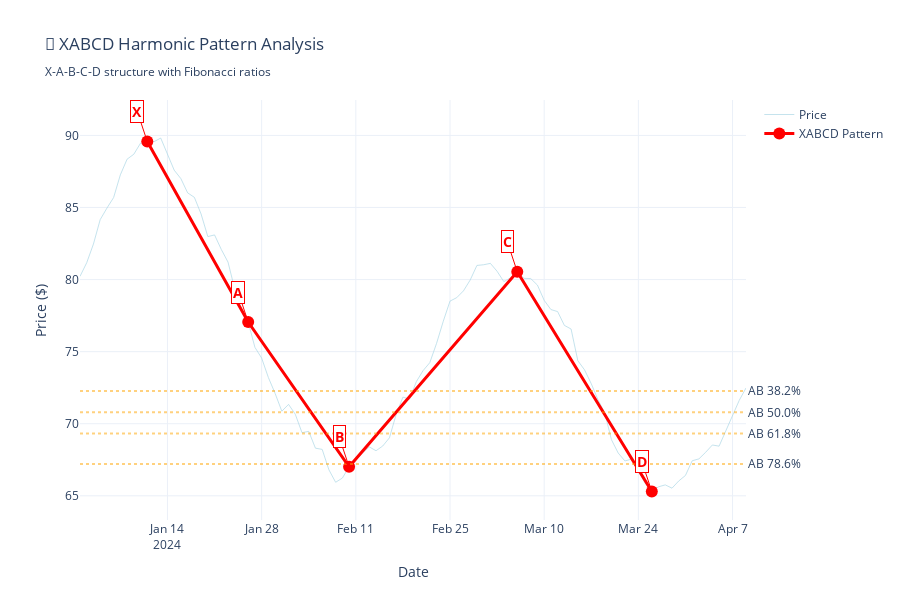

The notebook cell this image was saved under:
### Markdown cell above
# 🎯 PATTERNS - Advanced Harmonic & Classical Analysis

Harmonic patterns use Fibonacci ratios to identify precise reversal points. Classical patterns show market psychology and trend changes.

### Code cell
# 1. XABCD PATTERN - Advanced Harmonic Pattern
def plot_xabcd_pattern():
    """Demonstrate XABCD harmonic pattern with Fibonacci ratios"""
    
    fig = go.Figure()
    
    # Use ranging data for harmonic pattern
    data = ranging_data[:100].copy()
    
    # Define XABCD points manually for demonstration
    # X = Starting point, A = First peak, B = First retracement, C = Second peak, D = Final retracement
    
    # Find approximate pattern points
    prices = data['Close'].values
    
    # Manually define pattern points for clear demonstration
    x_idx, a_idx, b_idx, c_idx, d_idx = 10, 25, 40, 65, 85
    
    # Get pattern points
    x_point = (data['Date'].iloc[x_idx], prices[x_idx])
    a_point = (data['Date'].iloc[a_idx], prices[a_idx])  
    b_point = (data['Date'].iloc[b_idx], prices[b_idx])
    c_point = (data['Date'].iloc[c_idx], prices[c_idx])
    d_point = (data['Date'].iloc[d_idx], prices[d_idx])
    
    # Plot price data
    fig.add_trace(go.Scatter(
        x=data['Date'],
        y=data['Close'],
        mode='lines',
        name='Price',
        line=dict(color='lightblue', width=1),
        opacity=0.7
    ))
    
    # Plot XABCD pattern lines
    pattern_x = [x_point[0], a_point[0], b_point[0], c_point[0], d_point[0]]
    pattern_y = [x_point[1], a_point[1], b_point[1], c_point[1], d_point[1]]
    
    fig.add_trace(go.Scatter(
        x=pattern_x,
        y=pattern_y,
        mode='lines+markers',
        name='XABCD Pattern',
        line=dict(color='red', width=3),
        marker=dict(size=12, color='red')
    ))
    
    # Add pattern labels
    labels = ['X', 'A', 'B', 'C', 'D']
    for i, (point, label) in enumerate(zip([x_point, a_point, b_point, c_point, d_point], labels)):
        fig.add_annotation(
            x=point[0], y=point[1],
            text=f"<b>{label}</b>",
            showarrow=True,
            arrowhead=2,
            arrowcolor='red',
            font=dict(size=14, color='red'),
            bgcolor='white',
            bordercolor='red'
        )
    
    # Calculate and display Fibonacci ratios
    xa_range = abs(a_point[1] - x_point[1])
    ab_range = abs(b_point[1] - a_point[1])
    bc_range = abs(c_point[1] - b_point[1])
    cd_range = abs(d_point[1] - c_point[1])
    
    ab_xa_ratio = ab_range / xa_range if xa_range != 0 else 0
    cd_bc_ratio = cd_range / bc_range if bc_range != 0 else 0
    
    # Add Fibonacci level lines
    fib_levels = [0.382, 0.5, 0.618, 0.786]
    
    for level in fib_levels:
        # AB retracement level
        ab_level = a_point[1] - (xa_range * level)
        fig.add_hline(
            y=ab_level,
            line_dash="dot",
            line_color="orange",
            opacity=0.5,
            annotation_text=f"AB {level:.1%}",
            annotation_position="right"
        )
    
    fig.update_layout(
        title='🎯 XABCD Harmonic Pattern Analysis<br><sub>X-A-B-C-D structure with Fibonacci ratios</sub>',
        xaxis_title='Date',
        yaxis_title='Price ($)',
        template='plotly_white',
        height=600,
        showlegend=True
    )
    
    return fig, {
        'AB/XA Ratio': f"{ab_xa_ratio:.3f}",
        'CD/BC Ratio': f"{cd_bc_ratio:.3f}",
        'Pattern Type': 'Bullish' if d_point[1] < c_point[1] else 'Bearish'
    }

xabcd_fig, xabcd_ratios = plot_xabcd_pattern()
xabcd_fig.show()

print("🎯 XABCD PATTERN ANALYSIS:")
print("=" * 40)
for key, value in xabcd_ratios.items():
    print(f"{key}: {value}")

print("\n💡 XABCD PATTERN RULES:")
print("📐 Structure: X-A-B-C-D with specific Fibonacci relationships")
print("📊 AB/XA Ratio: Typically 0.618 or 0.786")
print("📊 CD/BC Ratio: Often 1.27, 1.618, or 2.618")
print("🎯 Entry: At point D completion")
print("🛑 Stop Loss: Beyond X point")
print("🎯 Target: 38.2% and 61.8% retracements of CD leg")

print("\n🔍 TRADING STRATEGY:")
print("✅ Wait for D point completion with volume confirmation")
print("✅ Look for reversal candlestick patterns at D")
print("✅ Measure risk/reward before entry")
print("⚠️ Pattern fails if price moves significantly beyond D")

### Figure 1 — Plotly figure (JSON) as saved in the notebook; plotly's stock layout.template omitted (floating-point values rounded to 4 significant figures)
{"data": [{"line": {"color": "lightblue", "width": 1}, "mode": "lines", "name": "Price", "opacity": 0.7, "type": "scatter", "x": ["2024-01-01T00:00:00.000000000", "2024-01-02T00:00:00.000000000", "2024-01-03T00:00:00.000000000", "2024-01-04T00:00:00.000000000", "2024-01-05T00:00:00.000000000", "2024-01-06T00:00:00.000000000", "2024-01-07T00:00:00.000000000", "2024-01-08T00:00:00.000000000", "2024-01-09T00:00:00.000000000", "2024-01-10T00:00:00.000000000", "2024-01-11T00:00:00.000000000", "2024-01-12T00:00:00.000000000", "2024-01-13T00:00:00.000000000", "2024-01-14T00:00:00.000000000", "2024-01-15T00:00:00.000000000", "2024-01-16T00:00:00.000000000", "2024-01-17T00:00:00.000000000", "2024-01-18T00:00:00.000000000", "2024-01-19T00:00:00.000000000", "2024-01-20T00:00:00.000000000", "2024-01-21T00:00:00.000000000", "2024-01-22T00:00:00.000000000", "2024-01-23T00:00:00.000000000", "2024-01-24T00:00:00.000000000", "2024-01-25T00:00:00.000000000", "2024-01-26T00:00:00.000000000", "2024-01-27T00:00:00.000000000", "2024-01-28T00:00:00.000000000", "2024-01-29T00:00:00.000000000", "2024-01-30T00:00:00.000000000", "2024-01-31T00:00:00.000000000", "2024-02-01T00:00:00.000000000", "2024-02-02T00:00:00.000000000", "2024-02-03T00:00:00.000000000", "2024-02-04T00:00:00.000000000", "2024-02-05T00:00:00.000000000", "2024-02-06T00:00:00.000000000", "2024-02-07T00:00:00.000000000", "2024-02-08T00:00:00.000000000", "2024-02-09T00:00:00.000000000", "2024-02-10T00:00:00.000000000", "2024-02-11T00:00:00.000000000", "2024-02-12T00:00:00.000000000", "2024-02-13T00:00:00.000000000", "2024-02-14T00:00:00.000000000", "2024-02-15T00:00:00.000000000", "2024-02-16T00:00:00.000000000", "2024-02-17T00:00:00.000000000", "2024-02-18T00:00:00.000000000", "2024-02-19T00:00:00.000000000", "2024-02-20T00:00:00.000000000", "2024-02-21T00:00:00.000000000", "2024-02-22T00:00:00.000000000", "2024-02-23T00:00:00.000000000", "2024-02-24T00:00:00.000000000", "2024-02-25T00:00:00.000000000", "2024-02-26T00:00:00.000000000", "2024-02-27T00:00:00.000000000", "2024-02-28T00:00:00.000000000", "2024-02-29T00:00:00.000000000", "2024-03-01T00:00:00.000000000", "2024-03-02T00:00:00.000000000", "2024-03-03T00:00:00.000000000", "2024-03-04T00:00:00.000000000", "2024-03-05T00:00:00.000000000", "2024-03-06T00:00:00.000000000", "2024-03-07T00:00:00.000000000", "2024-03-08T00:00:00.000000000", "2024-03-09T00:00:00.000000000", "2024-03-10T00:00:00.000000000", "2024-03-11T00:00:00.000000000", "2024-03-12T00:00:00.000000000", "2024-03-13T00:00:00.000000000", "2024-03-14T00:00:00.000000000", "2024-03-15T00:00:00.000000000", "2024-03-16T00:00:00.000000000", "2024-03-17T00:00:00.000000000", "2024-03-18T00:00:00.000000000", "2024-03-19T00:00:00.000000000", "2024-03-20T00:00:00.000000000", "2024-03-21T00:00:00.000000000", "2024-03-22T00:00:00.000000000", "2024-03-23T00:00:00.000000000", "2024-03-24T00:00:00.000000000", "2024-03-25T00:00:00.000000000", "2024-03-26T00:00:00.000000000", "2024-03-27T00:00:00.000000000", "2024-03-28T00:00:00.000000000", "2024-03-29T00:00:00.000000000", "2024-03-30T00:00:00.000000000", "2024-03-31T00:00:00.000000000", "2024-04-01T00:00:00.000000000", "2024-04-02T00:00:00.000000000", "2024-04-03T00:00:00.000000000", "2024-04-04T00:00:00.000000000", "2024-04-05T00:00:00.000000000", "2024-04-06T00:00:00.000000000", "2024-04-07T00:00:00.000000000", "2024-04-08T00:00:00.000000000", "2024-04-09T00:00:00.000000000"], "y": [80.22, 81.17, 82.47, 84.16, 84.96, 85.69, 87.27, 88.35, 88.69, 89.46, 89.58, 89.56, 89.82, 88.72, 87.59, 87.0, 86.02, 85.7, 84.55, 82.98, 83.1, 82.09, 81.21, 79.34, 77.99, 77.06, 75.3, 74.56, 73.21, 72.11, 70.87, 71.34, 70.66, 69.38, 69.47, 68.3, 68.22, 66.8, 65.94, 66.23, 67.01, 67.53, 67.97, 68.39, 68.13, 68.45, 69.02, 70.65, 71.85, 71.7, 72.92, 73.68, 74.24, 75.57, 77.11, 78.51, 78.74, 79.21, 79.97, 80.98, 81.03, 81.12, 80.58, 79.86, 80.12, 80.55, 80.08, 80.07, 79.62, 78.56, 77.92, 77.78, 76.82, 76.57, 74.37, 73.74, 72.77, 71.65, 70.76, 68.89, 67.97, 67.42, 67.55, 66.74, 65.88, 65.3, 65.63, 65.76, 65.53, 66.03, 66.41, 67.43, 67.56, 68.02, 68.53, 68.44, 69.52, 70.64, 71.62, 72.48]}, {"line": {"color": "red", "width": 3}, "marker": {"color": "red", "size": 12}, "mode": "lines+markers", "name": "XABCD Pattern", "type": "scatter", "x": ["2024-01-11T00:00:00", "2024-01-26T00:00:00", "2024-02-10T00:00:00", "2024-03-06T00:00:00", "2024-03-26T00:00:00"], "y": [89.58, 77.06, 67.01, 80.55, 65.3]}], "layout": {"annotations": [{"arrowcolor": "red", "arrowhead": 2, "bgcolor": "white", "bordercolor": "red", "font": {"color": "red", "size": 14}, "showarrow": true, "text": "<b>X</b>", "x": "2024-01-11T00:00:00", "y": 89.58}, {"arrowcolor": "red", "arrowhead": 2, "bgcolor": "white", "bordercolor": "red", "font": {"color": "red", "size": 14}, "showarrow": true, "text": "<b>A</b>", "x": "2024-01-26T00:00:00", "y": 77.06}, {"arrowcolor": "red", "arrowhead": 2, "bgcolor": "white", "bordercolor": "red", "font": {"color": "red", "size": 14}, "showarrow": true, "text": "<b>B</b>", "x": "2024-02-10T00:00:00", "y": 67.01}, {"arrowcolor": "red", "arrowhead": 2, "bgcolor": "white", "bordercolor": "red", "font": {"color": "red", "size": 14}, "showarrow": true, "text": "<b>C</b>", "x": "2024-03-06T00:00:00", "y": 80.55}, {"arrowcolor": "red", "arrowhead": 2, "bgcolor": "white", "bordercolor": "red", "font": {"color": "red", "size": 14}, "showarrow": true, "text": "<b>D</b>", "x": "2024-03-26T00:00:00", "y": 65.3}, {"showarrow": false, "text": "AB 38.2%", "x": 1, "xanchor": "left", "xref": "x domain", "y": 72.27, "yanchor": "middle", "yref": "y"}, {"showarrow": false, "text": "AB 50.0%", "x": 1, "xanchor": "left", "xref": "x domain", "y": 70.79, "yanchor": "middle", "yref": "y"}, {"showarrow": false, "text": "AB 61.8%", "x": 1, "xanchor": "left", "xref": "x domain", "y": 69.32, "yanchor": "middle", "yref": "y"}, {"showarrow": false, "text": "AB 78.6%", "x": 1, "xanchor": "left", "xref": "x domain", "y": 67.21, "yanchor": "middle", "yref": "y"}], "height": 600, "shapes": [{"line": {"color": "orange", "dash": "dot"}, "opacity": 0.5, "type": "line", "x0": 0, "x1": 1, "xref": "x domain", "y0": 72.27, "y1": 72.27, "yref": "y"}, {"line": {"color": "orange", "dash": "dot"}, "opacity": 0.5, "type": "line", "x0": 0, "x1": 1, "xref": "x domain", "y0": 70.79, "y1": 70.79, "yref": "y"}, {"line": {"color": "orange", "dash": "dot"}, "opacity": 0.5, "type": "line", "x0": 0, "x1": 1, "xref": "x domain", "y0": 69.32, "y1": 69.32, "yref": "y"}, {"line": {"color": "orange", "dash": "dot"}, "opacity": 0.5, "type": "line", "x0": 0, "x1": 1, "xref": "x domain", "y0": 67.21, "y1": 67.21, "yref": "y"}], "showlegend": true, "title": {"text": "🎯 XABCD Harmonic Pattern Analysis<br><sub>X-A-B-C-D structure with Fibonacci ratios</sub>"}, "xaxis": {"title": {"text": "Date"}}, "yaxis": {"title": {"text": "Price ($)"}}}}
